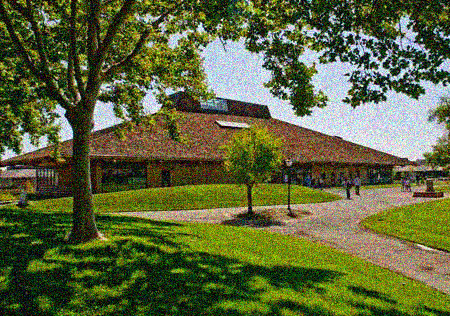
//> input picture results/campus_noise.jpg, 450 x 316 px
$ ./grayimage   (built with g++ and OpenCV 4)
//> lines starting //> are read from the running program, lines starting //| are printed output that depends on the picture
#include <opencv2/opencv.hpp>
#include <unistd.h>
#include <iostream>

using namespace cv;
using namespace std;

#define lowThreshold 80
#define highThreshold 140
#define kernel_size 3

int image_width;
int image_height;

int center_weighted_median(Mat *src, Mat *dst, Mat *mask, int k, int wc) ;
int center_weighted_median_pixel(Mat *src, Mat *dst, int x, int y, int k, int wc) ;
int simple_median(Mat *src, Mat *dst, Mat *mask);
int simple_median_pixel(Mat *src, Mat *dst, int x, int y);
int blending(Mat *src_median, Mat* src_gray, Mat* dst, Mat* mask);


int main(int argc, char *argv[]) {
// I declare the variables for image processing.
Mat frame, result_rgb;
vector<Mat> gray(3), blur_gray(3), edge(3), median(3), blend(3);

	// loading RGB image
    //frame = imread("./lighthouse_noisy.png", IMREAD_COLOR );
    frame = imread("./campus_noise.jpg", IMREAD_COLOR );
//> frame is the input picture: 316 rows x 450 cols, CV_8UC3; mean B, G, R 60.2, 101.5, 93.9
	image_width = frame.cols;
//> image_width = 450
	image_height = frame.rows;
//> image_height = 316

	//split(frame,gray);
	cvtColor(frame, gray[2], CV_RGB2GRAY);
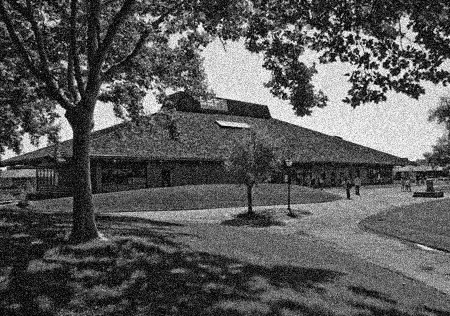
//> gray[2]: 316 rows x 450 cols, CV_8UC1; min 0, max 255, mean 88.3


	//for (int i = 0; i < 3; i++) {
int i = 2;

    	//Edge detection
    	blur(gray[i], blur_gray[i], Size(3, 3));
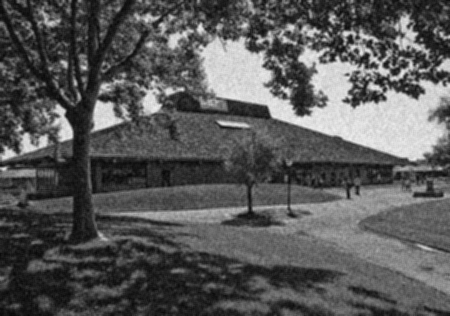
//> blur_gray[2]: 316 rows x 450 cols, CV_8UC1; min 8, max 242, mean 88.3
    	Canny(blur_gray[i], edge[i], lowThreshold, highThreshold, kernel_size);
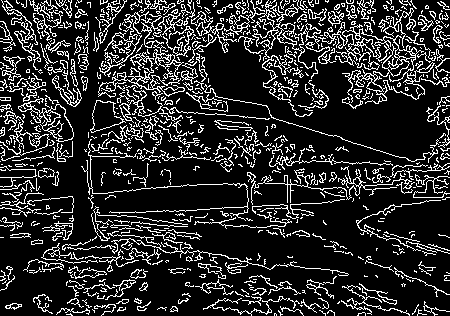
//> edge[2]: 316 rows x 450 cols, CV_8UC1; 17.2% white in thin lines or dots
    	blur(edge[i], edge[i], Size(3, 3));
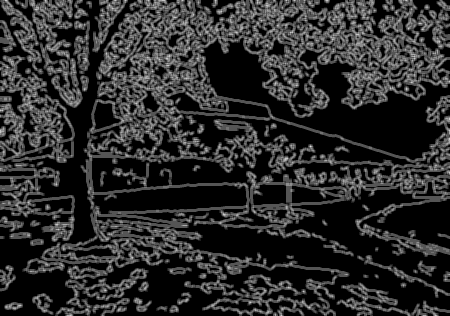
//> edge[2]: 316 rows x 450 cols, CV_8UC1; min 0, max 227, mean 43.8


		median[i].create(frame.size(), CV_8U);
		median[i]=gray[i];
    	for(int x = 1; x < frame.cols; x++) {
    	    for(int y = 1; y < frame.rows; y++){
            	if(edge[i].at<uchar>(y,x) == 0)
					center_weighted_median_pixel(&gray[i], &median[i], x, y, 3,1);
	}
}
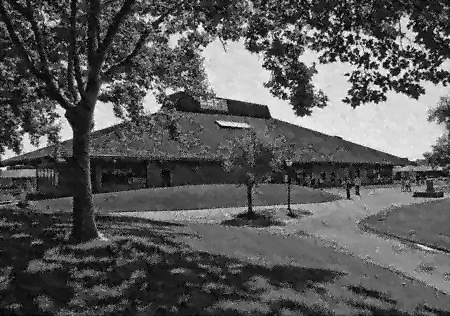
//> gray[2]: 316 rows x 450 cols, CV_8UC1; min 0, max 255, mean 88.1

cout << "test" << endl;

		// initialization
		//split(frame, gray);
		blend[i].create(frame.size(), CV_8U);
		//blend[i]=gray[i];


    	for(int x = 1; x < frame.cols; x++) {
    	    for(int y = 1; y < frame.rows; y++){
            	//const float e = (float)edge[i].at<uchar>(y, x)/255.f; // const is fine
            	const float e = 0.0;
            	//blend[i].at<uchar>(y, x) = (int)((float)(1 - e) * median[i].at<uchar>(y, x) + (float)e * gray[i].at<uchar>(y, x));
            	//blend[i].at<uchar>(y, x) = (int)((float)median[i].at<uchar>(y, x));
        	}
    	}

		//blending(&median[i], &gray[i], &blend[i], &edge[i]);

	//}

	//merge(blend, result_rgb);
	imwrite("hoge.jpg", gray[2]);

	// You can switch whether to display picture on your screen or not, and to save image to the folder or not.
    string dev("dev");
    if (argc > 1 && dev.compare(argv[1]) == 0) {
        namedWindow("original", CV_WINDOW_AUTOSIZE);
        namedWindow("result", CV_WINDOW_AUTOSIZE);
        namedWindow("edge", CV_WINDOW_AUTOSIZE);

        for (;;) {
            imshow("original", frame);
            imshow("edge", edge[0]);
            //imshow("result", median);
            imshow("result", blend[0]);
            if (waitKey(30) >= 0) {
                break;
            }
        }

    } else {
        //imwrite("rgbresult.jpg", result_rgb);
        //imwrite("rgbresult.jpg", blend[i]);
        imwrite("rgbresult.jpg", median[i]);
        //imwrite("edgeresult.jpg", edge[2]);
        imwrite("edgeresult.jpg", gray[2]);
    }

    return 0;
}


// It is used for simple_median
int compare(const void* a, const void* b){
    if (*(int*)a > *(int*)b) {
        return 1;
    }
    if (*(int*)a  == *(int*)b) {
        return 0;
    }
    return -1;
}


// [14 lines left out: function center_weighted_median, not called in this run]


int center_weighted_median_pixel(Mat *src, Mat *dst, int x, int y, int k, int wc) {

    const int k2 = k * k;
	const int arr_size=k2+wc-1;
    int arr[arr_size];

    int g = 0;
    // We convert from 2dimension array to one array.
    for (int j = -1; j <= 1; j++) {
        for (int i = -1; i <= 1; i++) {
            arr[g++] = src->at<uchar>(y + j, x + i);
        }
    }

// currently , please use wc =1
	//for(int c=0;c<wc-1;c++)
//		arr[g++] = src->at<uchar>(y,x);


    // We identify the center weighted median.
    qsort(arr, k2, sizeof(int), compare);

    dst->at<uchar>(y, x) = arr[k2 / 2];

    return 0;
}


// [13 lines left out: function simple_median, not called in this run]

// It carries out the simple_median calculation for each pixel
// simple median assumes k=3 ,wc =1
int simple_median_pixel(Mat *src, Mat *dst, int x, int y) {
	return  center_weighted_median_pixel(src, dst, x, y, 3,1) ;
}


// [13 lines left out: function blending, not called in this run]
